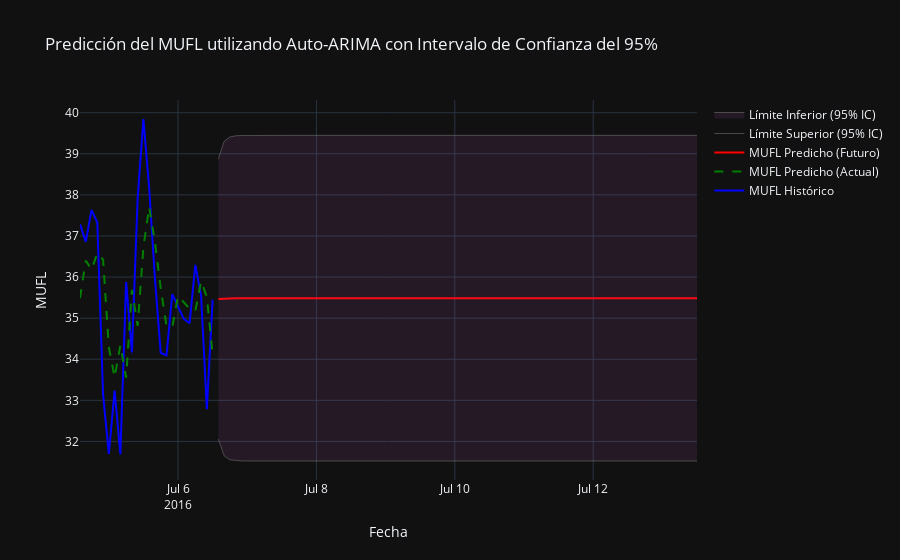

The code cell stored with this chart in its notebook:
### Code cell
import numpy as np
import pandas as pd
import plotly.graph_objects as go
from pmdarima import auto_arima  # Importamos auto_arima
from statsmodels.tsa.stattools import adfuller
from sklearn.metrics import mean_squared_error
from math import sqrt
import warnings
warnings.filterwarnings("ignore")
from datetime import datetime, timedelta

# Cargar datos
data = pd.read_csv("https://huggingface.co/datasets/pkr7098/time-series-forecasting-datasets/resolve/main/ETTh2.csv")
data['date'] = pd.to_datetime(data['date'])
data = data.head(168)
data.set_index('date', inplace=True)
data_2h = data.resample('2H').mean()
hull_data = data_2h[['MUFL']].dropna()  # Usamos MUFL como en el código anterior

# Split the data into training and test sets (80% train, 20% test)
total_rows = len(hull_data)
train_size = int(total_rows * 0.8)
test_size = total_rows - train_size
train = hull_data['MUFL'][:train_size]
test = hull_data['MUFL'][train_size:]

# Stationarity Testing (Dickey-Fuller)
def dickey_fuller_test(series, column_name):
    print(f'Resultados de la prueba de Dickey-Fuller para columna: {column_name}')
    dftest = adfuller(series, autolag='AIC')
    dfoutput = pd.Series(dftest[0:4], index=['Test Statistic', 'p-value', 'No Lags Used', 'Número de observaciones utilizadas'])
    for key, value in dftest[4].items():
        dfoutput[f'Critical Value ({key})'] = value
    print(dfoutput)
    if dftest[1] <= 0.05:
        print("Conclusión: Los datos son estacionarios")
    else:
        print("Conclusión: Los datos no son estacionarios")
    return dftest[1]

# Get p-value from test
p_value = dickey_fuller_test(train, "MUFL")

# Use the last two days (24 points at 2-hour intervals) for modeling
last_two_days = train[-24:]

# Fit auto_arima model - Optimiza automáticamente p, d, q
model = auto_arima(last_two_days, 
                   seasonal=False,  # No asumimos estacionalidad
                   start_p=0, start_q=0, max_p=5, max_q=5,  # Límites para p y q
                   d=None,  # Deja que auto_arima determine d, pero sabemos que es estacionaria
                   trace=True,  # Muestra el proceso de selección
                   error_action='ignore', 
                   suppress_warnings=True)
model_fit = model.fit(last_two_days)

# Forecast for one week (7 days = 7 * 12 = 84 data points at 2-hour intervals)
forecast_steps = 84
forecast = model.predict(n_periods=forecast_steps)

# Confidence intervals from the fitted model
forecast_obj = model_fit.predict(n_periods=forecast_steps, return_conf_int=True)
forecast, conf_int = forecast_obj[0], forecast_obj[1]
ci_lower = conf_int[:, 0]  # Límite inferior
ci_upper = conf_int[:, 1]  # Límite superior

# Create a date range for the forecast
last_date = last_two_days.index[-1]
forecast_dates = pd.date_range(start=last_date + timedelta(hours=2), periods=forecast_steps, freq='2H')

# Create a DataFrame for the forecast with confidence intervals
forecast_ci_df = pd.DataFrame({
    'MUFL_Predicho': forecast,
    'CI_Lower': ci_lower,
    'CI_Upper': ci_upper
}, index=forecast_dates)

# Combine historical and forecast data
historical_pred_df = pd.DataFrame({
    'MUFL_Historico': last_two_days,
    'MUFL_Predicho': model.predict_in_sample()  # Predicciones en la muestra
})

combined_df = pd.concat([historical_pred_df, forecast_ci_df], axis=0)

# Visualize the results
fig = go.Figure()

# Add historical values
fig.add_trace(go.Scatter(
    x=combined_df.index,
    y=combined_df['MUFL_Historico'],
    mode='lines',
    name='MUFL Histórico',
    line=dict(color='blue')
))

# Add predicted values for historical data
fig.add_trace(go.Scatter(
    x=combined_df.index[:len(last_two_days)],
    y=combined_df['MUFL_Predicho'][:len(last_two_days)],
    mode='lines',
    name='MUFL Predicho (Actual)',
    line=dict(color='green', dash='dash')
))

# Add future forecast
fig.add_trace(go.Scatter(
    x=forecast_ci_df.index,
    y=forecast_ci_df['MUFL_Predicho'],
    mode='lines',
    name='MUFL Predicho (Futuro)',
    line=dict(color='red')
))

# Add 95% confidence interval
fig.add_trace(go.Scatter(
    x=forecast_ci_df.index,
    y=forecast_ci_df['CI_Upper'],
    mode='lines',
    name='Límite Superior (95% IC)',
    line=dict(color='gray', width=0.5)
))

fig.add_trace(go.Scatter(
    x=forecast_ci_df.index,
    y=forecast_ci_df['CI_Lower'],
    mode='lines',
    name='Límite Inferior (95% IC)',
    line=dict(color='gray', width=0.5),
    fill='tonexty',
    fillcolor='rgba(200, 100, 200, 0.1)'
))

# Customize the plot
fig.update_layout(
    title='Predicción del MUFL utilizando Auto-ARIMA con Intervalo de Confianza del 95%',
    xaxis_title='Fecha',
    yaxis_title='MUFL',
    hovermode='x unified',
    template="plotly_dark",
    showlegend=True
)

# Show the plot
fig.show()

# Calculate error metrics on the test set
pred_test = model.predict(n_periods=len(test))
rmse = sqrt(mean_squared_error(test, pred_test))
mae = np.mean(np.abs(test - pred_test))
print(f"RMSE on test set: {rmse}")
print(f"MAE on test set: {mae}")

# Naive forecast: Use the last value of the training set for all test predictions
naive_forecast = np.full_like(test, test.iloc[0])

# Calculate error metrics for the naive forecast
rmse_naive = sqrt(mean_squared_error(test, naive_forecast))
mae_naive = np.mean(np.abs(test - naive_forecast))

print(f"Naive Forecast RMSE: {rmse_naive}")
print(f"Naive Forecast MAE: {mae_naive}")

# Print maximum and minimum of the series
print(f"Máximo: {hull_data['MUFL'].max()}")
print(f"Mínimo: {hull_data['MUFL'].min()}")

# Mostrar el orden seleccionado por auto_arima
print(f"Orden ARIMA seleccionado: {model.order}")

### Figure 1 — Plotly figure (JSON) as saved in the notebook; plotly's stock layout.template omitted (floating-point values rounded to 4 significant figures)
{"data": [{"line": {"color": "blue"}, "mode": "lines", "name": "MUFL Histórico", "type": "scatter", "x": ["2016-07-04T14:00:00", "2016-07-04T16:00:00", "2016-07-04T18:00:00", "2016-07-04T20:00:00", "2016-07-04T22:00:00", "2016-07-05T00:00:00", "2016-07-05T02:00:00", "2016-07-05T04:00:00", "2016-07-05T06:00:00", "2016-07-05T08:00:00", "2016-07-05T10:00:00", "2016-07-05T12:00:00", "2016-07-05T14:00:00", "2016-07-05T16:00:00", "2016-07-05T18:00:00", "2016-07-05T20:00:00", "2016-07-05T22:00:00", "2016-07-06T00:00:00", "2016-07-06T02:00:00", "2016-07-06T04:00:00", "2016-07-06T06:00:00", "2016-07-06T08:00:00", "2016-07-06T10:00:00", "2016-07-06T12:00:00", "2016-07-06T14:00:00", "2016-07-06T16:00:00", "2016-07-06T18:00:00", "2016-07-06T20:00:00", "2016-07-06T22:00:00", "2016-07-07T00:00:00", "2016-07-07T02:00:00", "2016-07-07T04:00:00", "2016-07-07T06:00:00", "2016-07-07T08:00:00", "2016-07-07T10:00:00", "2016-07-07T12:00:00", "2016-07-07T14:00:00", "2016-07-07T16:00:00", "2016-07-07T18:00:00", "2016-07-07T20:00:00", "2016-07-07T22:00:00", "2016-07-08T00:00:00", "2016-07-08T02:00:00", "2016-07-08T04:00:00", "2016-07-08T06:00:00", "2016-07-08T08:00:00", "2016-07-08T10:00:00", "2016-07-08T12:00:00", "2016-07-08T14:00:00", "2016-07-08T16:00:00", "2016-07-08T18:00:00", "2016-07-08T20:00:00", "2016-07-08T22:00:00", "2016-07-09T00:00:00", "2016-07-09T02:00:00", "2016-07-09T04:00:00", "2016-07-09T06:00:00", "2016-07-09T08:00:00", "2016-07-09T10:00:00", "2016-07-09T12:00:00", "2016-07-09T14:00:00", "2016-07-09T16:00:00", "2016-07-09T18:00:00", "2016-07-09T20:00:00", "2016-07-09T22:00:00", "2016-07-10T00:00:00", "2016-07-10T02:00:00", "2016-07-10T04:00:00", "2016-07-10T06:00:00", "2016-07-10T08:00:00", "2016-07-10T10:00:00", "2016-07-10T12:00:00", "2016-07-10T14:00:00", "2016-07-10T16:00:00", "2016-07-10T18:00:00", "2016-07-10T20:00:00", "2016-07-10T22:00:00", "2016-07-11T00:00:00", "2016-07-11T02:00:00", "2016-07-11T04:00:00", "2016-07-11T06:00:00", "2016-07-11T08:00:00", "2016-07-11T10:00:00", "2016-07-11T12:00:00", "2016-07-11T14:00:00", "2016-07-11T16:00:00", "2016-07-11T18:00:00", "2016-07-11T20:00:00", "2016-07-11T22:00:00", "2016-07-12T00:00:00", "2016-07-12T02:00:00", "2016-07-12T04:00:00", "2016-07-12T06:00:00", "2016-07-12T08:00:00", "2016-07-12T10:00:00", "2016-07-12T12:00:00", "2016-07-12T14:00:00", "2016-07-12T16:00:00", "2016-07-12T18:00:00", "2016-07-12T20:00:00", "2016-07-12T22:00:00", "2016-07-13T00:00:00", "2016-07-13T02:00:00", "2016-07-13T04:00:00", "2016-07-13T06:00:00", "2016-07-13T08:00:00", "2016-07-13T10:00:00", "2016-07-13T12:00:00"], "y": [37.29, 36.86, 37.64, 37.33, 33.15, 31.7, 33.24, 31.68, 35.88, 34.16, 37.93, 39.85, 38.16, 35.96, 34.15, 34.1, 35.58, 35.29, 34.98, 34.87, 36.3, 35.54, 32.78, 35.45, NaN, NaN, NaN, NaN, NaN, NaN, NaN, NaN, NaN, NaN, NaN, NaN, NaN, NaN, NaN, NaN, NaN, NaN, NaN, NaN, NaN, NaN, NaN, NaN, NaN, NaN, NaN, NaN, NaN, NaN, NaN, NaN, NaN, NaN, NaN, NaN, NaN, NaN, NaN, NaN, NaN, NaN, NaN, NaN, NaN, NaN, NaN, NaN, NaN, NaN, NaN, NaN, NaN, NaN, NaN, NaN, NaN, NaN, NaN, NaN, NaN, NaN, NaN, NaN, NaN, NaN, NaN, NaN, NaN, NaN, NaN, NaN, NaN, NaN, NaN, NaN, NaN, NaN, NaN, NaN, NaN, NaN, NaN, NaN]}, {"line": {"color": "green", "dash": "dash"}, "mode": "lines", "name": "MUFL Predicho (Actual)", "type": "scatter", "x": ["2016-07-04T14:00:00", "2016-07-04T16:00:00", "2016-07-04T18:00:00", "2016-07-04T20:00:00", "2016-07-04T22:00:00", "2016-07-05T00:00:00", "2016-07-05T02:00:00", "2016-07-05T04:00:00", "2016-07-05T06:00:00", "2016-07-05T08:00:00", "2016-07-05T10:00:00", "2016-07-05T12:00:00", "2016-07-05T14:00:00", "2016-07-05T16:00:00", "2016-07-05T18:00:00", "2016-07-05T20:00:00", "2016-07-05T22:00:00", "2016-07-06T00:00:00", "2016-07-06T02:00:00", "2016-07-06T04:00:00", "2016-07-06T06:00:00", "2016-07-06T08:00:00", "2016-07-06T10:00:00", "2016-07-06T12:00:00"], "y": [35.49, 36.4, 36.18, 36.58, 36.42, 34.3, 33.56, 34.34, 33.55, 35.69, 34.81, 36.73, 37.7, 36.85, 35.73, 34.81, 34.78, 35.54, 35.39, 35.23, 35.17, 35.9, 35.52, 34.11]}, {"line": {"color": "red"}, "mode": "lines", "name": "MUFL Predicho (Futuro)", "type": "scatter", "x": ["2016-07-06T14:00:00", "2016-07-06T16:00:00", "2016-07-06T18:00:00", "2016-07-06T20:00:00", "2016-07-06T22:00:00", "2016-07-07T00:00:00", "2016-07-07T02:00:00", "2016-07-07T04:00:00", "2016-07-07T06:00:00", "2016-07-07T08:00:00", "2016-07-07T10:00:00", "2016-07-07T12:00:00", "2016-07-07T14:00:00", "2016-07-07T16:00:00", "2016-07-07T18:00:00", "2016-07-07T20:00:00", "2016-07-07T22:00:00", "2016-07-08T00:00:00", "2016-07-08T02:00:00", "2016-07-08T04:00:00", "2016-07-08T06:00:00", "2016-07-08T08:00:00", "2016-07-08T10:00:00", "2016-07-08T12:00:00", "2016-07-08T14:00:00", "2016-07-08T16:00:00", "2016-07-08T18:00:00", "2016-07-08T20:00:00", "2016-07-08T22:00:00", "2016-07-09T00:00:00", "2016-07-09T02:00:00", "2016-07-09T04:00:00", "2016-07-09T06:00:00", "2016-07-09T08:00:00", "2016-07-09T10:00:00", "2016-07-09T12:00:00", "2016-07-09T14:00:00", "2016-07-09T16:00:00", "2016-07-09T18:00:00", "2016-07-09T20:00:00", "2016-07-09T22:00:00", "2016-07-10T00:00:00", "2016-07-10T02:00:00", "2016-07-10T04:00:00", "2016-07-10T06:00:00", "2016-07-10T08:00:00", "2016-07-10T10:00:00", "2016-07-10T12:00:00", "2016-07-10T14:00:00", "2016-07-10T16:00:00", "2016-07-10T18:00:00", "2016-07-10T20:00:00", "2016-07-10T22:00:00", "2016-07-11T00:00:00", "2016-07-11T02:00:00", "2016-07-11T04:00:00", "2016-07-11T06:00:00", "2016-07-11T08:00:00", "2016-07-11T10:00:00", "2016-07-11T12:00:00", "2016-07-11T14:00:00", "2016-07-11T16:00:00", "2016-07-11T18:00:00", "2016-07-11T20:00:00", "2016-07-11T22:00:00", "2016-07-12T00:00:00", "2016-07-12T02:00:00", "2016-07-12T04:00:00", "2016-07-12T06:00:00", "2016-07-12T08:00:00", "2016-07-12T10:00:00", "2016-07-12T12:00:00", "2016-07-12T14:00:00", "2016-07-12T16:00:00", "2016-07-12T18:00:00", "2016-07-12T20:00:00", "2016-07-12T22:00:00", "2016-07-13T00:00:00", "2016-07-13T02:00:00", "2016-07-13T04:00:00", "2016-07-13T06:00:00", "2016-07-13T08:00:00", "2016-07-13T10:00:00", "2016-07-13T12:00:00"], "y": [35.47, 35.48, 35.48, 35.48, 35.48, 35.49, 35.49, 35.49, 35.49, 35.49, 35.49, 35.49, 35.49, 35.49, 35.49, 35.49, 35.49, 35.49, 35.49, 35.49, 35.49, 35.49, 35.49, 35.49, 35.49, 35.49, 35.49, 35.49, 35.49, 35.49, 35.49, 35.49, 35.49, 35.49, 35.49, 35.49, 35.49, 35.49, 35.49, 35.49, 35.49, 35.49, 35.49, 35.49, 35.49, 35.49, 35.49, 35.49, 35.49, 35.49, 35.49, 35.49, 35.49, 35.49, 35.49, 35.49, 35.49, 35.49, 35.49, 35.49, 35.49, 35.49, 35.49, 35.49, 35.49, 35.49, 35.49, 35.49, 35.49, 35.49, 35.49, 35.49, 35.49, 35.49, 35.49, 35.49, 35.49, 35.49, 35.49, 35.49, 35.49, 35.49, 35.49, 35.49]}, {"line": {"color": "gray", "width": 0.5}, "mode": "lines", "name": "Límite Superior (95% IC)", "type": "scatter", "x": ["2016-07-06T14:00:00", "2016-07-06T16:00:00", "2016-07-06T18:00:00", "2016-07-06T20:00:00", "2016-07-06T22:00:00", "2016-07-07T00:00:00", "2016-07-07T02:00:00", "2016-07-07T04:00:00", "2016-07-07T06:00:00", "2016-07-07T08:00:00", "2016-07-07T10:00:00", "2016-07-07T12:00:00", "2016-07-07T14:00:00", "2016-07-07T16:00:00", "2016-07-07T18:00:00", "2016-07-07T20:00:00", "2016-07-07T22:00:00", "2016-07-08T00:00:00", "2016-07-08T02:00:00", "2016-07-08T04:00:00", "2016-07-08T06:00:00", "2016-07-08T08:00:00", "2016-07-08T10:00:00", "2016-07-08T12:00:00", "2016-07-08T14:00:00", "2016-07-08T16:00:00", "2016-07-08T18:00:00", "2016-07-08T20:00:00", "2016-07-08T22:00:00", "2016-07-09T00:00:00", "2016-07-09T02:00:00", "2016-07-09T04:00:00", "2016-07-09T06:00:00", "2016-07-09T08:00:00", "2016-07-09T10:00:00", "2016-07-09T12:00:00", "2016-07-09T14:00:00", "2016-07-09T16:00:00", "2016-07-09T18:00:00", "2016-07-09T20:00:00", "2016-07-09T22:00:00", "2016-07-10T00:00:00", "2016-07-10T02:00:00", "2016-07-10T04:00:00", "2016-07-10T06:00:00", "2016-07-10T08:00:00", "2016-07-10T10:00:00", "2016-07-10T12:00:00", "2016-07-10T14:00:00", "2016-07-10T16:00:00", "2016-07-10T18:00:00", "2016-07-10T20:00:00", "2016-07-10T22:00:00", "2016-07-11T00:00:00", "2016-07-11T02:00:00", "2016-07-11T04:00:00", "2016-07-11T06:00:00", "2016-07-11T08:00:00", "2016-07-11T10:00:00", "2016-07-11T12:00:00", "2016-07-11T14:00:00", "2016-07-11T16:00:00", "2016-07-11T18:00:00", "2016-07-11T20:00:00", "2016-07-11T22:00:00", "2016-07-12T00:00:00", "2016-07-12T02:00:00", "2016-07-12T04:00:00", "2016-07-12T06:00:00", "2016-07-12T08:00:00", "2016-07-12T10:00:00", "2016-07-12T12:00:00", "2016-07-12T14:00:00", "2016-07-12T16:00:00", "2016-07-12T18:00:00", "2016-07-12T20:00:00", "2016-07-12T22:00:00", "2016-07-13T00:00:00", "2016-07-13T02:00:00", "2016-07-13T04:00:00", "2016-07-13T06:00:00", "2016-07-13T08:00:00", "2016-07-13T10:00:00", "2016-07-13T12:00:00"], "y": [38.88, 39.3, 39.41, 39.44, 39.44, 39.45, 39.45, 39.45, 39.45, 39.45, 39.45, 39.45, 39.45, 39.45, 39.45, 39.45, 39.45, 39.45, 39.45, 39.45, 39.45, 39.45, 39.45, 39.45, 39.45, 39.45, 39.45, 39.45, 39.45, 39.45, 39.45, 39.45, 39.45, 39.45, 39.45, 39.45, 39.45, 39.45, 39.45, 39.45, 39.45, 39.45, 39.45, 39.45, 39.45, 39.45, 39.45, 39.45, 39.45, 39.45, 39.45, 39.45, 39.45, 39.45, 39.45, 39.45, 39.45, 39.45, 39.45, 39.45, 39.45, 39.45, 39.45, 39.45, 39.45, 39.45, 39.45, 39.45, 39.45, 39.45, 39.45, 39.45, 39.45, 39.45, 39.45, 39.45, 39.45, 39.45, 39.45, 39.45, 39.45, 39.45, 39.45, 39.45]}, {"fill": "tonexty", "fillcolor": "rgba(200, 100, 200, 0.1)", "line": {"color": "gray", "width": 0.5}, "mode": "lines", "name": "Límite Inferior (95% IC)", "type": "scatter", "x": ["2016-07-06T14:00:00", "2016-07-06T16:00:00", "2016-07-06T18:00:00", "2016-07-06T20:00:00", "2016-07-06T22:00:00", "2016-07-07T00:00:00", "2016-07-07T02:00:00", "2016-07-07T04:00:00", "2016-07-07T06:00:00", "2016-07-07T08:00:00", "2016-07-07T10:00:00", "2016-07-07T12:00:00", "2016-07-07T14:00:00", "2016-07-07T16:00:00", "2016-07-07T18:00:00", "2016-07-07T20:00:00", "2016-07-07T22:00:00", "2016-07-08T00:00:00", "2016-07-08T02:00:00", "2016-07-08T04:00:00", "2016-07-08T06:00:00", "2016-07-08T08:00:00", "2016-07-08T10:00:00", "2016-07-08T12:00:00", "2016-07-08T14:00:00", "2016-07-08T16:00:00", "2016-07-08T18:00:00", "2016-07-08T20:00:00", "2016-07-08T22:00:00", "2016-07-09T00:00:00", "2016-07-09T02:00:00", "2016-07-09T04:00:00", "2016-07-09T06:00:00", "2016-07-09T08:00:00", "2016-07-09T10:00:00", "2016-07-09T12:00:00", "2016-07-09T14:00:00", "2016-07-09T16:00:00", "2016-07-09T18:00:00", "2016-07-09T20:00:00", "2016-07-09T22:00:00", "2016-07-10T00:00:00", "2016-07-10T02:00:00", "2016-07-10T04:00:00", "2016-07-10T06:00:00", "2016-07-10T08:00:00", "2016-07-10T10:00:00", "2016-07-10T12:00:00", "2016-07-10T14:00:00", "2016-07-10T16:00:00", "2016-07-10T18:00:00", "2016-07-10T20:00:00", "2016-07-10T22:00:00", "2016-07-11T00:00:00", "2016-07-11T02:00:00", "2016-07-11T04:00:00", "2016-07-11T06:00:00", "2016-07-11T08:00:00", "2016-07-11T10:00:00", "2016-07-11T12:00:00", "2016-07-11T14:00:00", "2016-07-11T16:00:00", "2016-07-11T18:00:00", "2016-07-11T20:00:00", "2016-07-11T22:00:00", "2016-07-12T00:00:00", "2016-07-12T02:00:00", "2016-07-12T04:00:00", "2016-07-12T06:00:00", "2016-07-12T08:00:00", "2016-07-12T10:00:00", "2016-07-12T12:00:00", "2016-07-12T14:00:00", "2016-07-12T16:00:00", "2016-07-12T18:00:00", "2016-07-12T20:00:00", "2016-07-12T22:00:00", "2016-07-13T00:00:00", "2016-07-13T02:00:00", "2016-07-13T04:00:00", "2016-07-13T06:00:00", "2016-07-13T08:00:00", "2016-07-13T10:00:00", "2016-07-13T12:00:00"], "y": [32.06, 31.65, 31.55, 31.53, 31.52, 31.52, 31.52, 31.52, 31.52, 31.52, 31.52, 31.52, 31.52, 31.52, 31.52, 31.52, 31.52, 31.52, 31.52, 31.52, 31.52, 31.52, 31.52, 31.52, 31.52, 31.52, 31.52, 31.52, 31.52, 31.52, 31.52, 31.52, 31.52, 31.52, 31.52, 31.52, 31.52, 31.52, 31.52, 31.52, 31.52, 31.52, 31.52, 31.52, 31.52, 31.52, 31.52, 31.52, 31.52, 31.52, 31.52, 31.52, 31.52, 31.52, 31.52, 31.52, 31.52, 31.52, 31.52, 31.52, 31.52, 31.52, 31.52, 31.52, 31.52, 31.52, 31.52, 31.52, 31.52, 31.52, 31.52, 31.52, 31.52, 31.52, 31.52, 31.52, 31.52, 31.52, 31.52, 31.52, 31.52, 31.52, 31.52, 31.52]}], "layout": {"hovermode": "x unified", "showlegend": true, "title": {"text": "Predicción del MUFL utilizando Auto-ARIMA con Intervalo de Confianza del 95%"}, "xaxis": {"title": {"text": "Fecha"}}, "yaxis": {"title": {"text": "MUFL"}}}}
